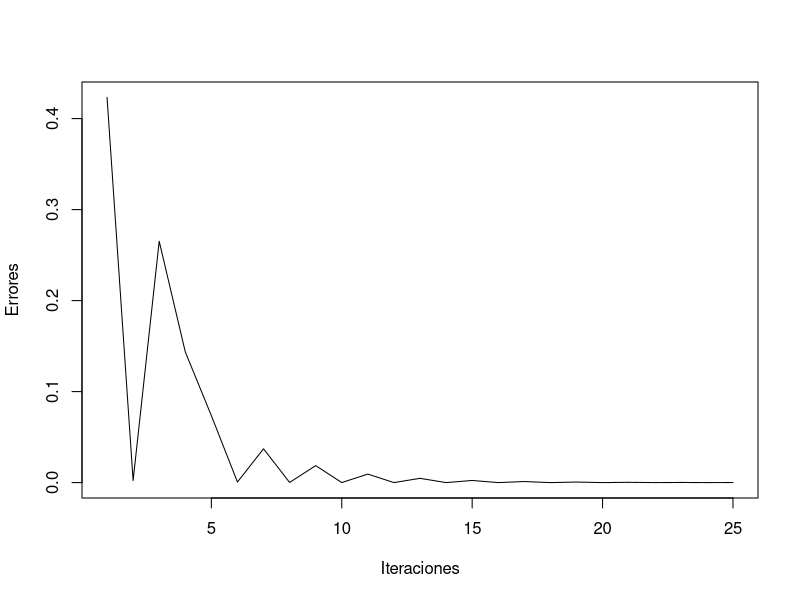

Source code (R):
HibridNB = function(f, df, a, b, tol)
{
  i = 1
  c = (a+b) * 0.5
  Errores = c()
  Iteraciones = c()
  
  if(a < c - (f(c)/df(c)))
  {
    if(c - (f(c)/df(c)) < b)
    {
      xi = c - (f(c)/df(c))
    }
  }
  else
    xi = (a+b)*0.5
  while(abs(f(xi))> tol)
  {
    Errores = c(Errores,abs(f(xi)))
    Iteraciones = c(Iteraciones,abs(i))
    if(f(a)*f(xi) < 0)
      b = xi
    else
      a=xi
    c = (a+b)*0.5
    if(a < c - (f(c)/df(c)))
    {
      if(c - (f(c)/df(c)) < b)
      {
        xi = c - (f(c)/df(c))
      }
    }
    else
      xi = (a+b)*0.5
    i= i+1
    
  }
  plot(Iteraciones,Errores, type = "l")
  cat("Raíz: ", xi, "Iteraciones Necesarias: ", i)
}

f = function(x) exp(x)-pi*x
tol = 0.000000001
x0=0
a=0
b=0
df = function(x) exp(x)-pi

HibridNB(f,df,0,2,tol)
